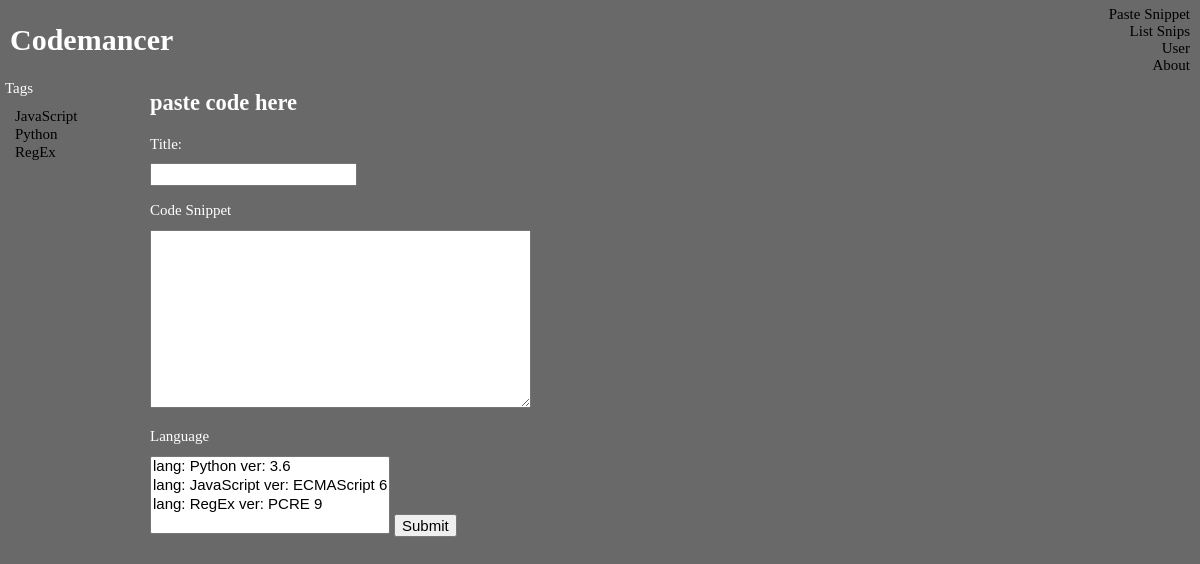
/pasting/, run on an earlier commit of the app's database.
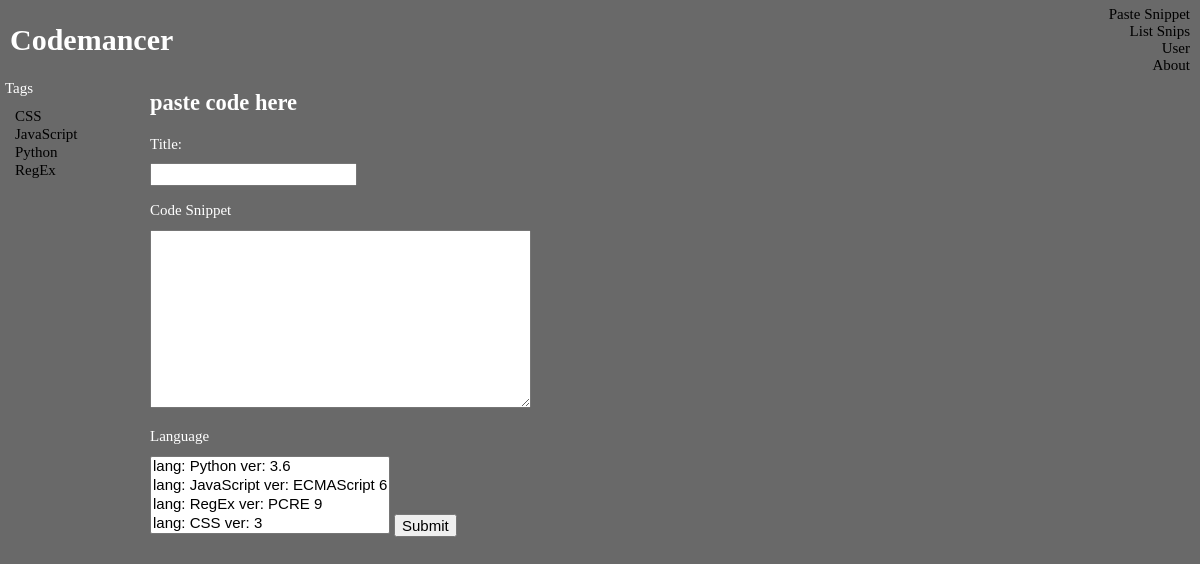
And on a later commit of the database.
### snippets/models.py (models this page shows)
class Language(models.Model):
    name = models.CharField(max_length=120)
    version = models.CharField(max_length=20)
    base_doc_url = models.URLField()
    class Meta:
        unique_together = ['name', 'version']
    def __str__(self):
        return f'lang: {self.name} ver: {self.version}'

### pages/views.py (the view, shortened to what this page needs)
# urls.py: url(r'^pasting/', create_snippet, name='create_snippet'),
def create_snippet(request):
    if request.method == 'GET':
        form = SnippetForm()
    lang = Language.objects.order_by('name')
    context = {'form': form, 'lang': lang}
    return render(request, 'create.html', context)

### snippets/forms.py
class SnippetForm(forms.ModelForm):
    class Meta:
        model = Snippet
        fields = ('author', 'title', 'code', 'language')

### pages/templates/create.html (shortened to what this page needs)
{% extends 'base.html' %}
{% load static %}
{% block my_style %}
  <link rel="stylesheet" type="text/css" href="{% static 'pages/css/create.css' %}">
{% endblock %}
{% block first_block %}
    <h2>paste code here</h2>
    <form action='' method='POST'>
      <label>
        <p>Title:</p>
        {{ form.title }}
      </label>
      <label>
        <p>Code Snippet</p>
        {{ form.code }}
      </label>
      <label>
        <p>Language</p>
        {{ form.language }}
      </label>
      <button>Submit</button>
    </form>
{% endblock %}

### pages/templates/base.html (shortened to what this page needs)
<!DOCTYPE html>
<html>
<head>
  {% load static %}
  <link rel="stylesheet" type="text/css" href="{% static 'pages/css/normalize.css' %}">
  {% block my_style %}{% endblock %}
  <link rel="stylesheet" type="text/css" href="{% static 'pages/css/style.css' %}">
</head>
<body>
  <header>
    <h1>Codemancer</h1>
    <ul class='header-nav'>
      <li><a href='http://127.0.0.1:8000/pasting/'>Paste Snippet</a></li>
      <li><a href='http://127.0.0.1:8000/list_snips/'>List Snips</a></li>
      <li><a href='#'>User</a></li>
      <li><a href='#'>About</a></li>
    </ul>
  </header>
  <div class='side-nav'>
    <p>Tags</p>
    <ul>
      {% for l in lang %}
        <li><a href='#'>{{ l.name }}</a></li>
      {% endfor %}
    </ul>
  </div>
  <section class='main'>
    {% block first_block %}
    {% endblock %}
  </section>
</body>
</html>

What changed in the data, as far as the page shows it:
added Language: name "CSS"
Also different on the page:
form field language: "lang: Python ver: 3.6 / lang: JavaScript ver: ECMAScript 6 / lang: RegEx ver: PCRE 9" → "lang: Python ver: 3.6 / lang: JavaScript ver: ECMAScript 6 / lang: RegEx ver: PCRE 9 / lang: CSS ver: 3"
